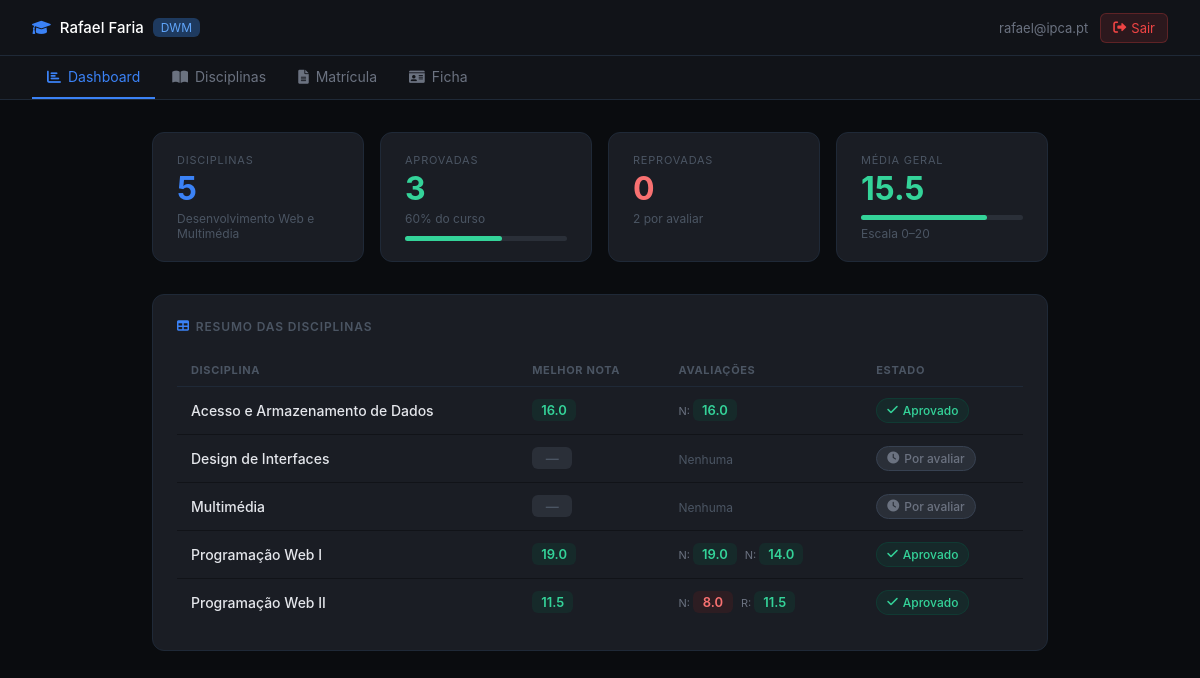
/painel_aluno.php (signed in), run on the app's committed database.
### tables this page shows
CREATE TABLE `ficha_aluno` (
  `id` int(11) NOT NULL,
  `aluno_email` varchar(100) NOT NULL,
  `nome_aluno` varchar(100) NOT NULL DEFAULT '',
  `curso_pretendido` int(11) DEFAULT NULL,
  `morada` varchar(255) DEFAULT NULL,
  `telefone` varchar(20) DEFAULT NULL,
  `data_nascimento` date DEFAULT NULL,
  `foto_path` varchar(255) DEFAULT NULL,
  `estado` enum('rascunho','submetida','aprovada','rejeitada') NOT NULL DEFAULT 'rascunho',
  `observacoes` text DEFAULT NULL,
  `gestor_email` varchar(100) DEFAULT NULL,
  `data_decisao` datetime DEFAULT NULL,
  `created_at` timestamp NOT NULL DEFAULT current_timestamp(),
  `updated_at` timestamp NOT NULL DEFAULT current_timestamp() ON UPDATE current_timestamp()
);

CREATE TABLE `pedido_matricula` (
  `id` int(11) NOT NULL,
  `aluno_email` varchar(100) NOT NULL,
  `curso_id` int(11) NOT NULL,
  `estado` enum('pendente','aprovado','rejeitado') NOT NULL DEFAULT 'pendente',
  `observacoes` text DEFAULT NULL,
  `funcionario_email` varchar(100) DEFAULT NULL,
  `data_decisao` datetime DEFAULT NULL,
  `created_at` timestamp NOT NULL DEFAULT current_timestamp()
);

CREATE TABLE `cursos` (
  `Id_cursos` int(11) NOT NULL,
  `Nome` varchar(255) NOT NULL,
  `Sigla` varchar(10) NOT NULL
);

CREATE TABLE `avaliacoes` (
  `id` int(11) NOT NULL,
  `pauta_id` int(11) NOT NULL,
  `aluno_email` varchar(100) NOT NULL,
  `nota` decimal(4,1) DEFAULT NULL COMMENT 'NULL = ainda não lançada',
  `updated_at` timestamp NOT NULL DEFAULT current_timestamp() ON UPDATE current_timestamp()
);

CREATE TABLE `pautas` (
  `id` int(11) NOT NULL,
  `disciplina_id` int(11) NOT NULL,
  `ano_letivo` varchar(10) NOT NULL COMMENT 'Ex: 2025/2026',
  `epoca` enum('Normal','Recurso','Especial') NOT NULL DEFAULT 'Normal',
  `funcionario_email` varchar(100) NOT NULL,
  `created_at` timestamp NOT NULL DEFAULT current_timestamp()
);

CREATE TABLE `disciplinas` (
  `Id_disciplina` int(11) NOT NULL,
  `nome_disciplina` varchar(255) NOT NULL,
  `Sigla` varchar(10) DEFAULT NULL
);

### painel_aluno.php (the view, shortened to what this page needs)
<?php
require_once "config.php";
$email = $_SESSION['user'];
$fs = $conn->prepare("SELECT f.*, c.Nome AS curso_nome, c.Sigla AS curso_sigla FROM ficha_aluno f LEFT JOIN cursos c ON f.curso_pretendido = c.Id_cursos WHERE f.aluno_email = ?");
$fs->bind_param("s", $email); $fs->execute();
$ficha = $fs->get_result()->fetch_assoc();
$ms = $conn->prepare("SELECT m.*, c.Nome AS curso_nome, c.Sigla AS curso_sigla FROM pedido_matricula m LEFT JOIN cursos c ON m.curso_id = c.Id_cursos WHERE m.aluno_email = ? ORDER BY m.created_at DESC LIMIT 1");
$ms->bind_param("s", $email); $ms->execute();
$matricula = $ms->get_result()->fetch_assoc();
$matricula_aprovada = $matricula && $matricula['estado'] === 'aprovado';
$curso_id = $curso_nome = $curso_sigla = null;
if ($matricula_aprovada) {
    $curso_id = $matricula['curso_id']; $curso_nome = $matricula['curso_nome']; $curso_sigla = $matricula['curso_sigla'];
}
$disciplinas_data = [];
if ($matricula_aprovada && $curso_id) {
    $ds = $conn->prepare("SELECT d.Id_disciplina, d.nome_disciplina FROM plano_estudos p JOIN disciplinas d ON p.disciplinas = d.Id_disciplina WHERE p.cursos = ? ORDER BY d.nome_disciplina");
    $ds->bind_param("i", $curso_id); $ds->execute();
    $disc_list = $ds->get_result();
    while ($d = $disc_list->fetch_assoc()) {
        $ns = $conn->prepare("SELECT a.nota, p.epoca, p.ano_letivo FROM avaliacoes a JOIN pautas p ON a.pauta_id = p.id WHERE p.disciplina_id = ? AND a.aluno_email = ? ORDER BY p.ano_letivo DESC, FIELD(p.epoca,'Normal','Recurso','Especial')");
        $ns->bind_param("is", $d['Id_disciplina'], $email); $ns->execute();
        $notas_res = $ns->get_result();
        $notas = []; $melhor = null; $aprovado = false;
        while ($n = $notas_res->fetch_assoc()) {
            $notas[] = $n;
            if ($n['nota'] !== null) {
                if ($melhor === null || $n['nota'] > $melhor) $melhor = $n['nota'];
                if ($n['nota'] >= 10) $aprovado = true;
            }
        }
        $estado = count($notas) > 0 ? ($aprovado ? 'aprovado' : 'reprovado') : 'sem_nota';
        $disciplinas_data[] = ['id'=>$d['Id_disciplina'],'nome'=>$d['nome_disciplina'],'notas'=>$notas,'melhor'=>$melhor,'aprovado'=>$aprovado,'estado'=>$estado];
    }
}
$total      = count($disciplinas_data);
$aprovadas  = count(array_filter($disciplinas_data, fn($d) => $d['estado'] === 'aprovado'));
$reprovadas = count(array_filter($disciplinas_data, fn($d) => $d['estado'] === 'reprovado'));
$sem_nota   = $total - $aprovadas - $reprovadas;
$notas_val  = array_filter(array_column($disciplinas_data, 'melhor'), fn($n) => $n !== null);
$media      = count($notas_val) > 0 ? round(array_sum($notas_val) / count($notas_val), 1) : null;
$active_tab  = $_GET['tab'] ?? 'dashboard';
function nb($nota) {
    if ($nota === null) return '<span class="nb nb-vazio">—</span>';
    return '<span class="nb '.($nota>=10?'nb-ok':'nb-fail').'">'.number_format($nota,1).'</span>';
}
function estado_badge($e) {
    $map = ['aprovado'=>['est-aprovado','fa-check','Aprovado'],'reprovado'=>['est-reprovado','fa-times','Reprovado'],'sem_nota'=>['est-sem','fa-clock','Por avaliar']];
    [$cls,$ico,$lbl] = $map[$e];
    return "<span class='estado-badge $cls'><i class='fas $ico'></i> $lbl</span>";
}
?>
<!DOCTYPE html>
<html lang="pt">
<head>
<link rel="stylesheet" href="https://cdnjs.cloudflare.com/ajax/libs/font-awesome/6.0.0/css/all.min.css">
</head>
<body>
<div class="topbar">
    <div class="topbar-brand">
        <i class="fas fa-graduation-cap"></i>
        <?= htmlspecialchars($ficha['nome_aluno'] ?? $email) ?>
        <?php if ($curso_sigla): ?>
        <span class="curso-pill"><?= htmlspecialchars($curso_sigla) ?></span>
        <?php endif; ?>
    </div>
    <div class="topbar-right">
        <span class="user-pill"><?= htmlspecialchars($email) ?></span>
        <a href="logout.php" class="btn-logout"><i class="fas fa-sign-out-alt"></i> Sair</a>
    </div>
</div>
<div class="subnav">
    <a href="?tab=dashboard"  class="<?= $active_tab==='dashboard'  ? 'active':'' ?>"><i class="fas fa-chart-bar"></i> Dashboard</a>
    <a href="?tab=disciplinas" class="<?= $active_tab==='disciplinas'? 'active':'' ?>"><i class="fas fa-book-open"></i> Disciplinas</a>
    <a href="?tab=matricula"  class="<?= $active_tab==='matricula'  ? 'active':'' ?>"><i class="fas fa-file-alt"></i> Matrícula</a>
    <a href="?tab=ficha"      class="<?= $active_tab==='ficha'      ? 'active':'' ?>"><i class="fas fa-id-card"></i> Ficha</a>
</div>
<div class="page">
<?php if ($active_tab === 'dashboard'): ?>
<?php if (!$matricula_aprovada): ?>
<?php if (!$matricula): ?>
<div class="info-banner">
    <i class="fas fa-info-circle"></i>
    <span>Ainda não submeteste nenhuma candidatura. <a href="?tab=ficha" style="color:#60a5fa">Preenche a ficha</a> e <a href="matricula_nova.php" style="color:#60a5fa">submete uma candidatura</a>.</span>
</div>
<?php elseif ($matricula['estado'] === 'pendente'): ?>
<div class="info-banner">
    <i class="fas fa-clock"></i>
    <span>A tua candidatura ao curso <strong><?= htmlspecialchars($matricula['curso_nome']) ?></strong> está a aguardar aprovação. As disciplinas e notas ficarão disponíveis após a matrícula ser aceite.</span>
</div>
<?php elseif ($matricula['estado'] === 'rejeitado'): ?>
<div class="info-banner" style="border-color:#7f1d1d50;color:#f87171;background:#7f1d1d20;">
    <i class="fas fa-times-circle"></i>
    <span>A tua candidatura foi recusada. <a href="matricula_nova.php" style="color:#f87171;font-weight:500">Submete uma nova candidatura</a> para teres acesso às disciplinas.</span>
</div>
<?php endif; ?>
<?php else: ?>
<div class="stats-grid">
    <div class="stat-card">
        <div class="stat-label">Disciplinas</div>
        <div class="stat-value sv-blue"><?= $total ?></div>
        <div class="stat-sub"><?= htmlspecialchars($curso_nome) ?></div>
    </div>
    <div class="stat-card">
        <div class="stat-label">Aprovadas</div>
        <div class="stat-value sv-green"><?= $aprovadas ?></div>
        <div class="stat-sub"><?= $total > 0 ? round($aprovadas/$total*100) : 0 ?>% do curso</div>
        <div class="bar-wrap"><div class="bar" style="width:<?= $total>0?round($aprovadas/$total*100):0 ?>%;background:#34d399"></div></div>
    </div>
    <div class="stat-card">
        <div class="stat-label">Reprovadas</div>
        <div class="stat-value sv-red"><?= $reprovadas ?></div>
        <div class="stat-sub"><?= $sem_nota ?> por avaliar</div>
    </div>
    <div class="stat-card">
        <div class="stat-label">Média geral</div>
        <div class="stat-value <?= $media===null?'sv-amber':($media>=10?'sv-green':'sv-red') ?>">
            <?= $media !== null ? number_format($media,1) : '—' ?>
        </div>
        <?php if ($media !== null): ?>
        <div class="bar-wrap"><div class="bar" style="width:<?= min(100,$media/20*100) ?>%;background:<?= $media>=10?'#34d399':'#f87171' ?>"></div></div>
        <?php endif; ?>
        <div class="stat-sub">Escala 0–20</div>
    </div>
</div>
<?php if (count($disciplinas_data) > 0): ?>
<div class="card">
    <div class="card-title"><i class="fas fa-table" style="color:#3b82f6"></i> Resumo das disciplinas</div>
    <table>
        <thead><tr><th>Disciplina</th><th>Melhor nota</th><th>Avaliações</th><th>Estado</th></tr></thead>
        <tbody>
        <?php foreach ($disciplinas_data as $d): ?>
        <tr>
            <td class="main"><?= htmlspecialchars($d['nome']) ?></td>
            <td><?= nb($d['melhor']) ?></td>
            <td>
                <?php if (empty($d['notas'])): ?>
                <span style="font-size:12px;color:#4b5563">Nenhuma</span>
                <?php else: foreach ($d['notas'] as $n): ?>
                <span style="font-size:11px;color:#6b7280;margin-right:4px"><?= $n['epoca'][0] ?>: <?= nb($n['nota']) ?></span>
                <?php endforeach; endif; ?>
            </td>
            <td><?= estado_badge($d['estado']) ?></td>
        </tr>
        <?php endforeach; ?>
        </tbody>
    </table>
</div>
<?php else: ?>
<div class="empty-state"><i class="fas fa-book-open"></i><div>Nenhuma disciplina encontrada para o teu curso.</div></div>
<?php endif; ?>
<?php endif;  ?>
<?php endif; ?>
</div>
</body>
</html>

### painel_aluno.php (style rules this page uses)
* { margin:0;padding:0;box-sizing:border-box; }
body { font-family:-apple-system,BlinkMacSystemFont,'Segoe UI',Roboto,Ubuntu;background:#0a0c0f;color:#e4e6eb;min-height:100vh; }
.topbar { background:#111318;border-bottom:1px solid #1f2937;padding:0 2rem;height:56px;display:flex;align-items:center;justify-content:space-between;position:sticky;top:0;z-index:100; }
.topbar-brand { display:flex;align-items:center;gap:9px;font-size:15px;font-weight:500;color:#fff; }
.topbar-brand i { color:#3b82f6; }
.curso-pill { background:#1e3a5f;color:#60a5fa;padding:2px 8px;border-radius:6px;font-size:12px;font-weight:400; }
.topbar-right { display:flex;align-items:center;gap:12px; }
.user-pill { font-size:13px;color:#6b7280; }
.btn-logout { background:#ef444420;color:#ef4444;border:1px solid #ef444440;text-decoration:none;padding:6px 12px;border-radius:6px;font-size:13px;display:flex;align-items:center;gap:5px;transition:.2s; }
.subnav { background:#111318;border-bottom:1px solid #1f2937;padding:0 2rem;display:flex;gap:2px; }
.subnav a { color:#6b7280;text-decoration:none;padding:12px 15px;font-size:14px;display:flex;align-items:center;gap:7px;border-bottom:2px solid transparent;transition:.2s;white-space:nowrap; }
.subnav a.active { color:#3b82f6;border-bottom-color:#3b82f6; }
.page { max-width:960px;margin:0 auto;padding:2rem; }
.stats-grid { display:grid;grid-template-columns:repeat(4,1fr);gap:1rem;margin-bottom:2rem; }
.stat-card { background:#1a1d24;border-radius:12px;padding:1.25rem 1.5rem;border:1px solid #1f2937; }
.stat-label { font-size:11px;text-transform:uppercase;letter-spacing:.07em;color:#4b5563;margin-bottom:.4rem; }
.stat-value { font-size:2rem;font-weight:700;line-height:1; }
.sv-blue { color:#3b82f6; }
.sv-green { color:#34d399; }
.sv-red { color:#f87171; }
.stat-sub { font-size:12px;color:#4b5563;margin-top:.35rem; }
.bar-wrap { background:#2a2f38;border-radius:20px;height:5px;width:100%;margin-top:.6rem; }
.bar { height:5px;border-radius:20px; }
.card { background:#1a1d24;border-radius:12px;padding:1.5rem;border:1px solid #1f2937;margin-bottom:1.25rem; }
.card-title { font-size:.75rem;font-weight:600;text-transform:uppercase;letter-spacing:.07em;color:#4b5563;margin-bottom:1.25rem;display:flex;align-items:center;gap:6px; }
table { width:100%;border-collapse:collapse; }
th { font-size:11px;text-transform:uppercase;letter-spacing:.06em;color:#4b5563;padding:9px 14px;text-align:left;border-bottom:1px solid #1f2937; }
td { padding:11px 14px;border-bottom:1px solid #111318;vertical-align:middle;color:#9ca3af;font-size:14px; }
tr:last-child td { border-bottom:none; }
td.main { color:#e4e6eb;font-weight:500; }
.nb { display:inline-block;padding:3px 9px;border-radius:6px;font-size:13px;font-weight:600;min-width:40px;text-align:center; }
.nb-ok { background:#065f4630;color:#34d399; }
.nb-fail { background:#7f1d1d30;color:#f87171; }
.nb-vazio { background:#2a2f38;color:#4b5563; }
.estado-badge { display:inline-flex;align-items:center;gap:5px;padding:4px 10px;border-radius:20px;font-size:12px;font-weight:500; }
.est-aprovado { background:#065f4630;color:#34d399;border:1px solid #065f4650; }
.est-sem { background:#2a2f38;color:#6b7280;border:1px solid #374151; }

### data on the page
ficha_aluno: nome_aluno "Rafael Faria"
pedido_matricula: curso.Sigla "DWM", curso.Nome "Desenvolvimento Web e Multimédia", estado "aprovado" (drawn)
avaliacoes: pauta.epoca "N", nota "16.0"
disciplinas: nome_disciplina "Design de Interfaces", shows "Nenhuma", lbl "Por avaliar"
disciplinas: nome_disciplina "Multimédia", shows "Nenhuma", lbl "Por avaliar"
avaliacoes: pauta.epoca "N", nota "19.0"
avaliacoes: pauta.epoca "N", nota "14.0"
avaliacoes: pauta.epoca "N", nota "8.0"
avaliacoes: pauta.epoca "R", nota "11.5"

### other printed values
$email "rafael@ipca.pt"
$total "5"
$aprovadas "3"
$aprovadas/$total*100 "60"
$reprovadas "0"
$sem_nota "2"
$media "15.5"
$d['nome'] "Acesso e Armazenamento de Dados"
$nota "16.0"
$lbl "Aprovado"
$d['nome'] "Programação Web I"
$nota "19.0"
$d['nome'] "Programação Web II"
$nota "11.5"
